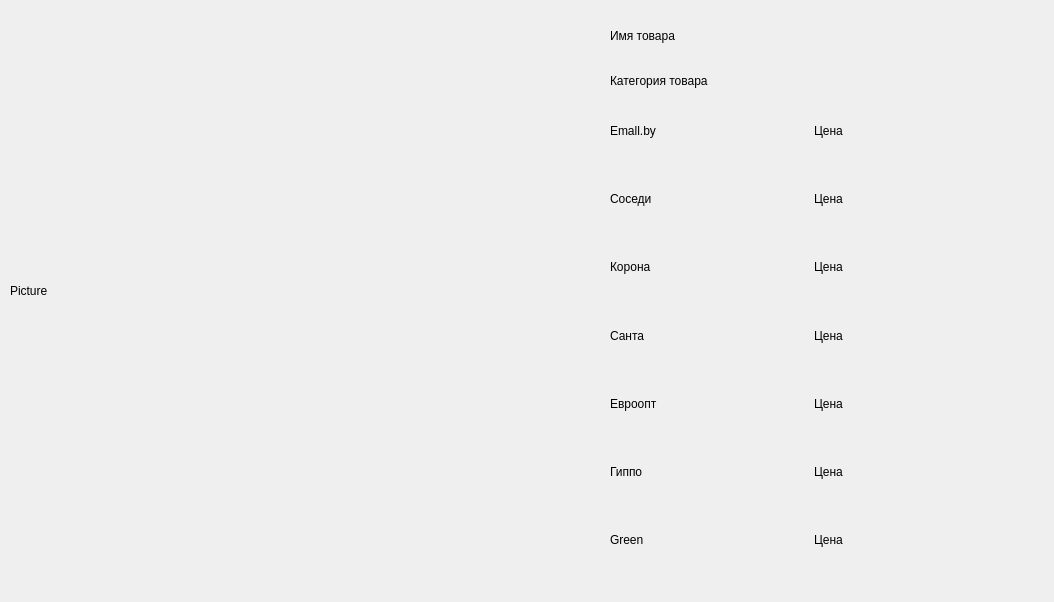
<?xml version="1.0" encoding="UTF-8"?>
<ui version="4.0">
 <class>ProductWidget</class>
 <widget class="QWidget" name="ProductWidget">
  <property name="geometry">
   <rect>
    <x>0</x>
    <y>0</y>
    <width>1054</width>
    <height>602</height>
   </rect>
  </property>
  <property name="windowTitle">
   <string>Form</string>
  </property>
  <widget class="QLabel" name="nameProduct">
   <property name="geometry">
    <rect>
     <x>610</x>
     <y>10</y>
     <width>551</width>
     <height>51</height>
    </rect>
   </property>
   <property name="text">
    <string>Имя товара</string>
   </property>
  </widget>
  <widget class="QWidget" name="horizontalLayoutWidget">
   <property name="geometry">
    <rect>
     <x>610</x>
     <y>100</y>
     <width>401</width>
     <height>471</height>
    </rect>
   </property>
   <layout class="QHBoxLayout" name="horizontalLayout">
    <item>
     <layout class="QVBoxLayout" name="verticalLayout_2">
      <item>
       <widget class="QLabel" name="labelShop_1">
        <property name="text">
         <string>Emall.by</string>
        </property>
       </widget>
      </item>
      <item>
       <widget class="QLabel" name="labelShop_2">
        <property name="text">
         <string>Соседи</string>
        </property>
       </widget>
      </item>
      <item>
       <widget class="QLabel" name="labelShop_3">
        <property name="text">
         <string>Корона</string>
        </property>
       </widget>
      </item>
      <item>
       <widget class="QLabel" name="labelShop_4">
        <property name="text">
         <string>Санта</string>
        </property>
       </widget>
      </item>
      <item>
       <widget class="QLabel" name="labelShop_5">
        <property name="text">
         <string>Евроопт</string>
        </property>
       </widget>
      </item>
      <item>
       <widget class="QLabel" name="labelShop_6">
        <property name="text">
         <string>Гиппо</string>
        </property>
       </widget>
      </item>
      <item>
       <widget class="QLabel" name="labelShop_7">
        <property name="text">
         <string>Green</string>
        </property>
       </widget>
      </item>
     </layout>
    </item>
    <item>
     <layout class="QVBoxLayout" name="verticalLayout">
      <item>
       <widget class="QLabel" name="labelPriceFirstShop">
        <property name="text">
         <string>Цена</string>
        </property>
       </widget>
      </item>
      <item>
       <widget class="QLabel" name="labelPriceSecondShop">
        <property name="text">
         <string>Цена</string>
        </property>
       </widget>
      </item>
      <item>
       <widget class="QLabel" name="labelPriceThirdShop">
        <property name="text">
         <string>Цена</string>
        </property>
       </widget>
      </item>
      <item>
       <widget class="QLabel" name="labelPriceFourthShop">
        <property name="text">
         <string>Цена</string>
        </property>
       </widget>
      </item>
      <item>
       <widget class="QLabel" name="labelPriceFifthShop">
        <property name="text">
         <string>Цена</string>
        </property>
       </widget>
      </item>
      <item>
       <widget class="QLabel" name="labelPriceSixthShop">
        <property name="text">
         <string>Цена</string>
        </property>
       </widget>
      </item>
      <item>
       <widget class="QLabel" name="labelPriceSeventhShop">
        <property name="text">
         <string>Цена</string>
        </property>
       </widget>
      </item>
     </layout>
    </item>
   </layout>
  </widget>
  <widget class="QLabel" name="categoryProduct">
   <property name="geometry">
    <rect>
     <x>610</x>
     <y>60</y>
     <width>271</width>
     <height>41</height>
    </rect>
   </property>
   <property name="text">
    <string>Категория товара</string>
   </property>
  </widget>
  <widget class="QLabel" name="label">
   <property name="geometry">
    <rect>
     <x>10</x>
     <y>10</y>
     <width>561</width>
     <height>561</height>
    </rect>
   </property>
   <property name="text">
    <string>Picture</string>
   </property>
  </widget>
 </widget>
 <resources/>
 <connections/>
</ui>
